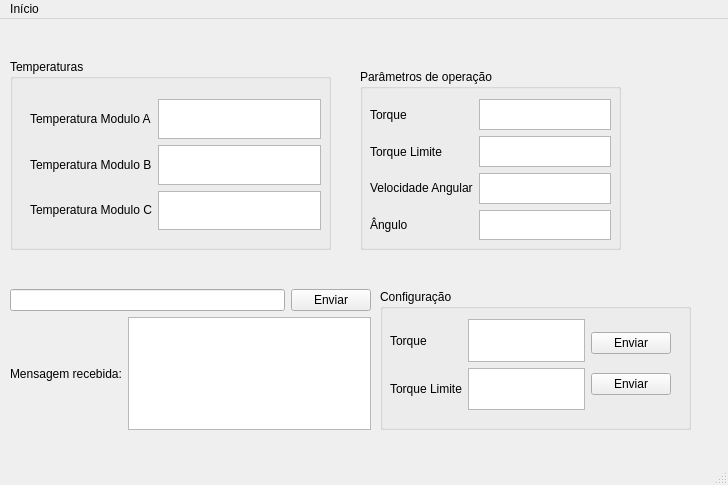
<?xml version="1.0" encoding="UTF-8"?>
<ui version="4.0">
 <class>MainWindow</class>
 <widget class="QMainWindow" name="MainWindow">
  <property name="geometry">
   <rect>
    <x>0</x>
    <y>0</y>
    <width>728</width>
    <height>485</height>
   </rect>
  </property>
  <property name="windowTitle">
   <string>MainWindow</string>
  </property>
  <widget class="QWidget" name="centralwidget">
   <widget class="QGroupBox" name="groupBoxTemperature">
    <property name="enabled">
     <bool>true</bool>
    </property>
    <property name="geometry">
     <rect>
      <x>10</x>
      <y>40</y>
      <width>321</width>
      <height>191</height>
     </rect>
    </property>
    <property name="sizePolicy">
     <sizepolicy hsizetype="Fixed" vsizetype="Fixed">
      <horstretch>0</horstretch>
      <verstretch>0</verstretch>
     </sizepolicy>
    </property>
    <property name="title">
     <string>Temperaturas</string>
    </property>
    <widget class="QWidget" name="layoutWidget">
     <property name="geometry">
      <rect>
       <x>20</x>
       <y>40</y>
       <width>291</width>
       <height>131</height>
      </rect>
     </property>
     <layout class="QHBoxLayout" name="horizontalLayout_3">
      <property name="sizeConstraint">
       <enum>QLayout::SetNoConstraint</enum>
      </property>
      <item>
       <layout class="QVBoxLayout" name="verticalLayout_3">
        <item>
         <widget class="QLabel" name="label_3">
          <property name="text">
           <string>Temperatura Modulo A</string>
          </property>
         </widget>
        </item>
        <item>
         <widget class="QLabel" name="label_4">
          <property name="text">
           <string>Temperatura Modulo B</string>
          </property>
         </widget>
        </item>
        <item>
         <widget class="QLabel" name="label_5">
          <property name="text">
           <string>Temperatura Modulo C</string>
          </property>
         </widget>
        </item>
       </layout>
      </item>
      <item>
       <layout class="QVBoxLayout" name="verticalLayout_2">
        <item alignment="Qt::AlignVCenter">
         <widget class="QTextBrowser" name="textTempModuleA">
          <property name="layoutDirection">
           <enum>Qt::LeftToRight</enum>
          </property>
         </widget>
        </item>
        <item alignment="Qt::AlignVCenter">
         <widget class="QTextBrowser" name="textTempModuleB"/>
        </item>
        <item alignment="Qt::AlignVCenter">
         <widget class="QTextBrowser" name="textTempModuleC"/>
        </item>
       </layout>
      </item>
     </layout>
    </widget>
   </widget>
   <widget class="QGroupBox" name="groupBoxOperation">
    <property name="geometry">
     <rect>
      <x>360</x>
      <y>50</y>
      <width>261</width>
      <height>181</height>
     </rect>
    </property>
    <property name="title">
     <string>Parâmetros de operação</string>
    </property>
    <widget class="QWidget" name="layoutWidget">
     <property name="geometry">
      <rect>
       <x>10</x>
       <y>30</y>
       <width>241</width>
       <height>141</height>
      </rect>
     </property>
     <layout class="QHBoxLayout" name="horizontalLayout">
      <item>
       <layout class="QVBoxLayout" name="verticalLayout">
        <item>
         <widget class="QLabel" name="label_7">
          <property name="text">
           <string>Torque</string>
          </property>
         </widget>
        </item>
        <item>
         <widget class="QLabel" name="label_8">
          <property name="text">
           <string>Torque Limite</string>
          </property>
         </widget>
        </item>
        <item>
         <widget class="QLabel" name="label_6">
          <property name="text">
           <string>Velocidade Angular</string>
          </property>
         </widget>
        </item>
        <item>
         <widget class="QLabel" name="label_2">
          <property name="text">
           <string>Ângulo</string>
          </property>
         </widget>
        </item>
       </layout>
      </item>
      <item>
       <layout class="QVBoxLayout" name="verticalLayout_4">
        <item>
         <widget class="QTextBrowser" name="textTorque">
          <property name="enabled">
           <bool>true</bool>
          </property>
          <property name="readOnly">
           <bool>false</bool>
          </property>
         </widget>
        </item>
        <item>
         <widget class="QTextBrowser" name="textLimitTorque">
          <property name="font">
           <font>
            <family>Ubuntu</family>
           </font>
          </property>
          <property name="readOnly">
           <bool>false</bool>
          </property>
         </widget>
        </item>
        <item>
         <widget class="QTextBrowser" name="textSpeed"/>
        </item>
        <item>
         <widget class="QTextBrowser" name="textAngle"/>
        </item>
       </layout>
      </item>
     </layout>
    </widget>
   </widget>
   <widget class="QWidget" name="layoutWidget">
    <property name="geometry">
     <rect>
      <x>10</x>
      <y>270</y>
      <width>361</width>
      <height>141</height>
     </rect>
    </property>
    <layout class="QVBoxLayout" name="verticalLayout_5">
     <item>
      <layout class="QHBoxLayout" name="horizontalLayout_2">
       <item>
        <widget class="QLineEdit" name="message"/>
       </item>
       <item>
        <widget class="QPushButton" name="sendButton">
         <property name="text">
          <string>Enviar</string>
         </property>
        </widget>
       </item>
      </layout>
     </item>
     <item>
      <layout class="QHBoxLayout" name="horizontalLayout_4">
       <item>
        <widget class="QLabel" name="label">
         <property name="text">
          <string>Mensagem recebida:</string>
         </property>
        </widget>
       </item>
       <item>
        <widget class="QTextBrowser" name="messageReceived"/>
       </item>
      </layout>
     </item>
    </layout>
   </widget>
   <widget class="QGroupBox" name="groupBox">
    <property name="geometry">
     <rect>
      <x>380</x>
      <y>270</y>
      <width>311</width>
      <height>141</height>
     </rect>
    </property>
    <property name="title">
     <string>Configuração</string>
    </property>
    <widget class="QWidget" name="layoutWidget">
     <property name="geometry">
      <rect>
       <x>10</x>
       <y>30</y>
       <width>281</width>
       <height>91</height>
      </rect>
     </property>
     <layout class="QHBoxLayout" name="horizontalLayout_5">
      <item>
       <layout class="QVBoxLayout" name="verticalLayout_6">
        <item>
         <widget class="QLabel" name="label_9">
          <property name="text">
           <string>Torque</string>
          </property>
         </widget>
        </item>
        <item>
         <widget class="QLabel" name="label_10">
          <property name="text">
           <string>Torque Limite</string>
          </property>
         </widget>
        </item>
       </layout>
      </item>
      <item>
       <layout class="QVBoxLayout" name="verticalLayout_8">
        <item>
         <widget class="QTextBrowser" name="textTorqueSend">
          <property name="readOnly">
           <bool>false</bool>
          </property>
         </widget>
        </item>
        <item>
         <widget class="QTextBrowser" name="textTorqueLimit">
          <property name="readOnly">
           <bool>false</bool>
          </property>
         </widget>
        </item>
       </layout>
      </item>
      <item>
       <layout class="QVBoxLayout" name="verticalLayout_7">
        <item>
         <widget class="QPushButton" name="ButtonSendTorque">
          <property name="text">
           <string>Enviar</string>
          </property>
         </widget>
        </item>
        <item>
         <widget class="QPushButton" name="ButtonSendTorqueLimite">
          <property name="text">
           <string>Enviar</string>
          </property>
         </widget>
        </item>
       </layout>
      </item>
     </layout>
    </widget>
   </widget>
  </widget>
  <widget class="QMenuBar" name="menubar">
   <property name="geometry">
    <rect>
     <x>0</x>
     <y>0</y>
     <width>728</width>
     <height>22</height>
    </rect>
   </property>
   <widget class="QMenu" name="menuIn_cio">
    <property name="title">
     <string>Início</string>
    </property>
   </widget>
   <addaction name="menuIn_cio"/>
  </widget>
  <widget class="QStatusBar" name="statusbar"/>
 </widget>
 <resources/>
 <connections/>
</ui>
